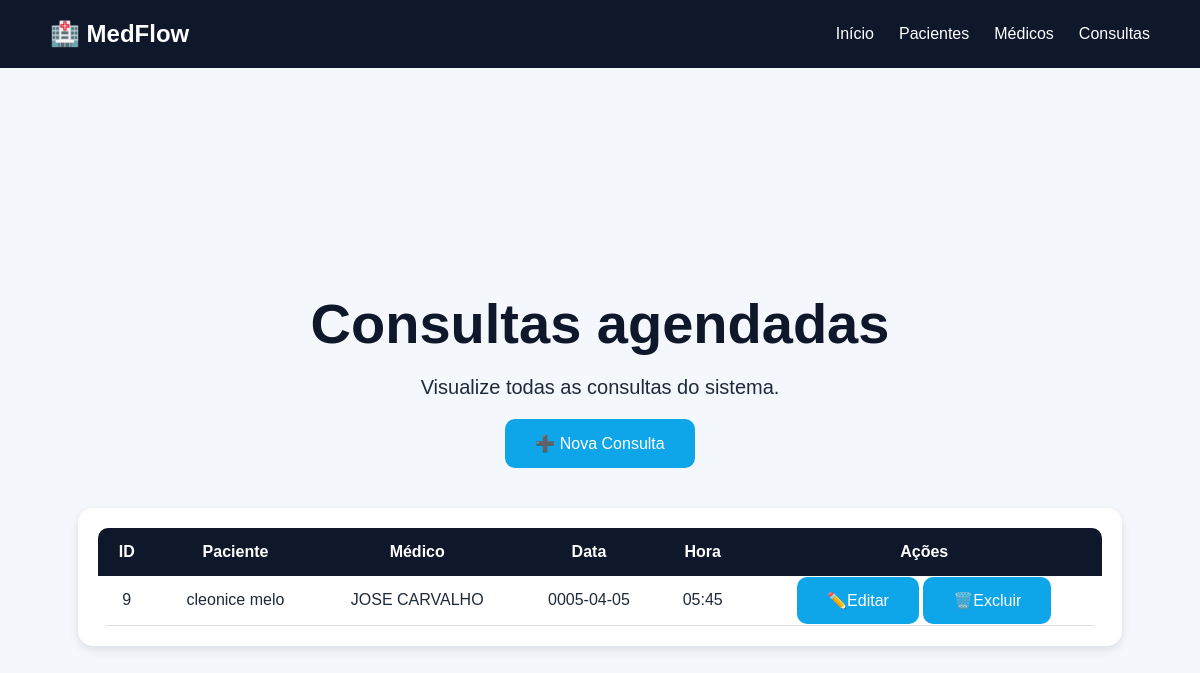
Before: /consultas with the older database file.
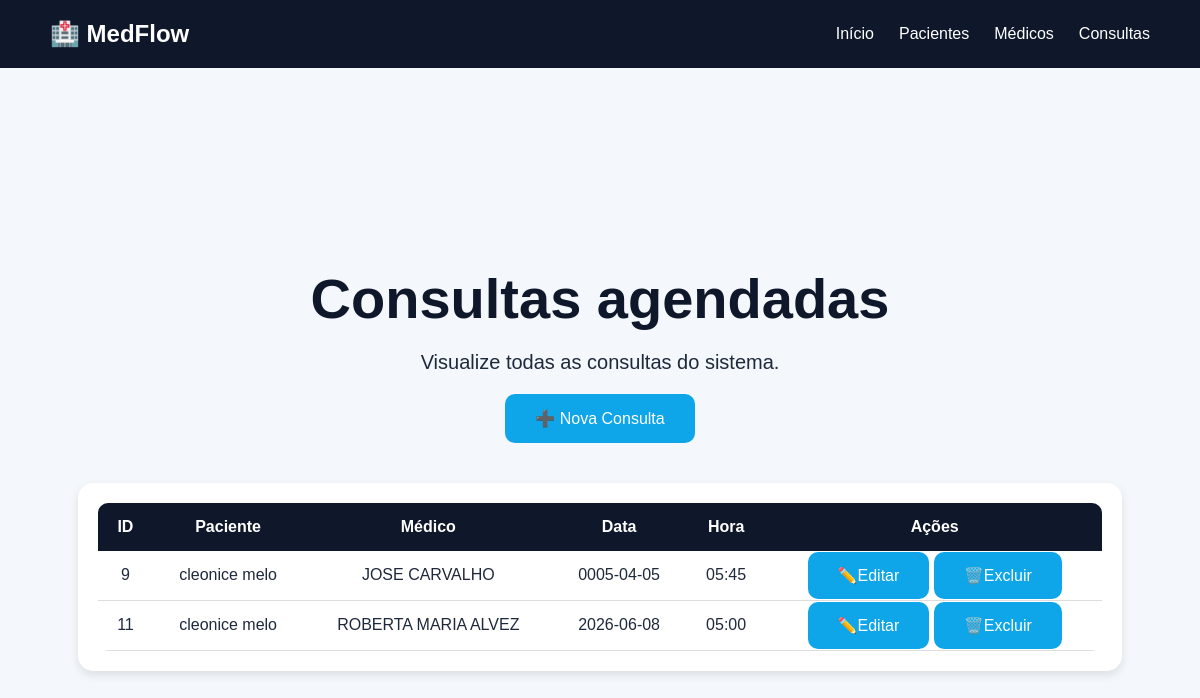
After: the same page with the newer database file.
### tables this page shows
CREATE TABLE consultas (
                   id INTEGER PRIMARY KEY AUTOINCREMENT,
                   paciente_id INTEGER NOT NULL,
                   medico_id INTEGER NOT NULL,
                   data TEXT NOT NULL,
                   hora TEXT NOT NULL,
                   FOREIGN KEY (paciente_id) REFERENCES pacientes(id),
                   FOREIGN KEY (medico_id) REFERENCES medicos(id)
                   );

CREATE TABLE pacientes (
                   id INTEGER PRIMARY KEY AUTOINCREMENT,
                   nome TEXT NOT NULL,
                   idade INTEGER,
                   telefone TEXT,
                   genero TEXT
                   );

CREATE TABLE medicos (
                   id INTEGER PRIMARY KEY AUTOINCREMENT,
                   nome TEXT NOT NULL,
                   especialidade TEXT NOT NULL,
                   telefone TEXT NOT NULL
                   );

### app.py (the view)
@app.route("/consultas")
def consultas():
    conexao = conectar()
    cursor = conexao.cursor()
    cursor.execute("""
    SELECT
        consultas.id,
        pacientes.nome,
        medicos.nome,
        consultas.data,
        consultas.hora
    FROM consultas
    JOIN pacientes
        ON consultas.paciente_id = pacientes.id
    JOIN medicos
        ON consultas.medico_id = medicos.id
    """)
    consultas = cursor.fetchall()
    lista_consultas = []
    for consulta in consultas:
        lista_consultas.append({
            "id": consulta[0],
            "paciente": consulta[1],
            "medico": consulta[2],
            "data": consulta[3],
            "hora": consulta[4]
        })
    conexao.close()
    return render_template(
    "consultas.html",
    consultas=lista_consultas
    )

### database/conexao.py (called while the page is built)
def conectar():
    conexao = sqlite3.connect('medflow.db')
    return conexao

### templates/consultas.html (shortened to what this page needs)
<!DOCTYPE html>
<html lang="pt-br">
<head>
    <link rel="stylesheet" href="{{ url_for('static', filename='css/style.css') }}">
</head>
<body>
    <nav class="navbar">
        <div class="logo">
            🏥 MedFlow
        </div>
        <div class="menu">
            <a href="/">Início</a>
            <a href="/pacientes">Pacientes</a>
            <a href="/medicos">Médicos</a>
            <a href="/consultas">Consultas</a>
        </div>
    </nav>
    <section class="hero">
        <h1>Consultas agendadas</h1>
        <p>
            Visualize todas as consultas do sistema.
        </p>
        <a href="/nova-consulta" class="btn">
        ➕ Nova Consulta
        </a>
        <div class="tabela-container">
            <table>
                <thead>
                    <tr>
                        <th>ID</th>
                        <th>Paciente</th>
                        <th>Médico</th>
                        <th>Data</th>
                        <th>Hora</th>
                        <th>Ações</th>
                    </tr>
                </thead>
                <tbody>
                    {% for consulta in consultas %}
                    <tr>
                        <td>{{ consulta.id }}</td>
                        <td>{{ consulta.paciente }}</td>
                        <td>{{ consulta.medico }}</td>
                        <td>{{ consulta.data }}</td>
                        <td>{{ consulta.hora }}</td>
                        <td>
                            <a href="/editar-consulta/{{consulta.id}}" class="btn">✏️Editar</a>
                            <a href="/excluir-consulta/{{consulta.id}}" class="btn">🗑️Excluir</a>
                        </td>
                    </tr>
                    {% endfor %}
                </tbody>
            </table>
        </div>
    </section>
</body>
</html>

### static/css/style.css (style rules this page uses)
* { margin: 0; padding: 0; box-sizing: border-box; }
body { font-family: Arial, sans-serif; background-color: #f4f7fb; color: #1e293b; }
.navbar { background-color: #0f172a; color: white; display: flex; justify-content: space-between; align-items: center; padding: 20px 50px; }
.logo { font-size: 24px; font-weight: bold; }
.menu { display: flex; gap: 25px; }
.menu a { color: white; text-decoration: none; transition: 0.3s; }
.hero { height: 85vh; display: flex; flex-direction: column; justify-content: center; align-items: center; text-align: center; padding: 20px; }
.hero h1 { font-size: 56px; margin-bottom: 20px; }
.hero p { font-size: 20px; max-width: 700px; margin-bottom: 20px; }
.btn { background-color: #0ea5e9; color: white; padding: 15px 30px; border-radius: 10px; text-decoration: none; transition: 0.3s; }
.tabela-container { width: 90%; margin-top: 40px; background-color: white; padding: 20px; border-radius: 15px; box-shadow: 0px 4px 10px rgba(0, 0, 0, 0.1); }
table { width: 100%; border-collapse: collapse; }
th { background-color: #0f172a; color: white; padding: 15px; }
td { padding: 15px; border-bottom: 1px solid #ddd; }
.hero { min-height: 100vh; }
.hero h1 { color: #0f172a; }
table { background-color: white; border-radius: 10px; overflow: hidden; }

Changed rows visible on the page:
added consultas: id "11", paciente "cleonice melo", medico "ROBERTA MARIA ALVEZ", data "2026-06-08", hora "05:00"
